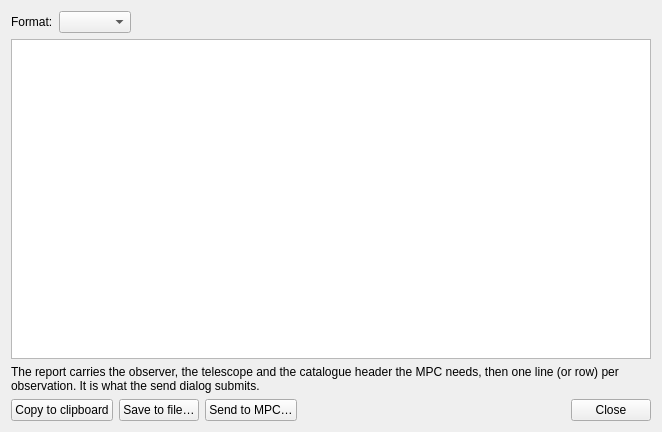
<?xml version="1.0" encoding="UTF-8"?>
<!--
  UFE Astrometry tab: the MPC report in its own non-modal window (ADR-080).
  The tab keeps only the "Report…" button and the note; the window holds the
  format selector, the full report and the actions (Copy, Save, Send). The tab
  owns the behaviour and fills the widgets; the window stays a dumb container.
  Loaded by gui/ufe_report_dialog.py through gui/ui_loader.py; the class tag
  matches the Python class so the i18n context carries over.
-->
<ui version="4.0">
 <class>UfeReportDialog</class>
 <widget class="QWidget" name="UfeReportDialog">
  <layout class="QVBoxLayout" name="vbox_report_dlg">
   <property name="leftMargin"><number>11</number></property>
   <property name="topMargin"><number>11</number></property>
   <property name="rightMargin"><number>11</number></property>
   <property name="bottomMargin"><number>11</number></property>
   <item>
    <layout class="QHBoxLayout" name="row_format_dlg">
     <item><widget class="QLabel" name="lbl_format"><property name="text"><string>Format:</string></property></widget></item>
     <item><widget class="QComboBox" name="cmb_format"><property name="toolTip"><string>ADES XML is the format the MPC prefers, then ADES PSV, then the classic 80-column one; all three carry the submission header</string></property></widget></item>
     <item>
      <spacer name="hsp_format_dlg">
       <property name="orientation"><enum>Qt::Horizontal</enum></property>
       <property name="sizeHint" stdset="0"><size><width>40</width><height>20</height></size></property>
      </spacer>
     </item>
    </layout>
   </item>
   <item>
    <widget class="QPlainTextEdit" name="txt_report">
     <property name="minimumSize"><size><width>640</width><height>320</height></size></property>
     <property name="readOnly"><bool>true</bool></property>
     <property name="font"><font><family>Monospace</family></font></property>
    </widget>
   </item>
   <item><widget class="QLabel" name="lbl_report_hint"><property name="text"><string>The report carries the observer, the telescope and the catalogue header the MPC needs, then one line (or row) per observation. It is what the send dialog submits.</string></property><property name="wordWrap"><bool>true</bool></property></widget></item>
   <item>
    <layout class="QHBoxLayout" name="row_report_actions">
     <item><widget class="QPushButton" name="btn_copy"><property name="text"><string>Copy to clipboard</string></property><property name="toolTip"><string>Copy the report as it reads, so it can be pasted anywhere</string></property></widget></item>
     <item><widget class="QPushButton" name="btn_save"><property name="text"><string>Save to file…</string></property><property name="toolTip"><string>Write the report to a file in the project</string></property></widget></item>
     <item><widget class="QPushButton" name="btn_send"><property name="text"><string>Send to MPC…</string></property><property name="toolTip"><string>Open the submission dialog: it asks for the acknowledgement email, the target and the mode, and sends the batch to the MPC</string></property></widget></item>
     <item>
      <spacer name="hsp_report_actions">
       <property name="orientation"><enum>Qt::Horizontal</enum></property>
       <property name="sizeHint" stdset="0"><size><width>40</width><height>20</height></size></property>
      </spacer>
     </item>
     <item><widget class="QPushButton" name="btn_close"><property name="text"><string>Close</string></property></widget></item>
    </layout>
   </item>
  </layout>
 </widget>
 <resources/>
 <connections/>
</ui>
